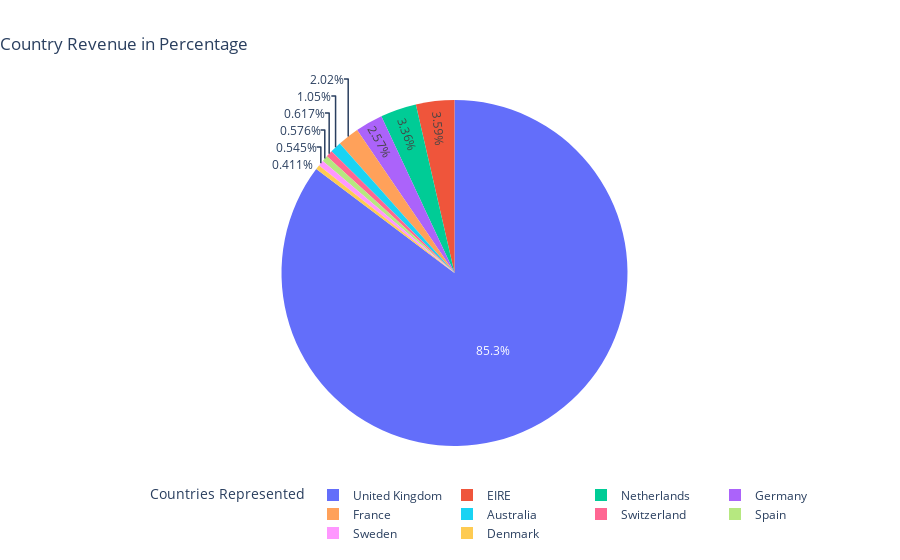

Notebook code cell kept with this figure:
### Code cell
pie_fig = px.pie(cntry_revenue_df.head(10), 
                 names="CountryCategory", 
                 values="Percentage", 
                 title="Country Revenue in Percentage", 
                 template= "plotly_white"
                )

pie_fig.update_layout(title_x=0, 
                      legend_title="Countries Represented", 
                      legend=dict(orientation="h")
                     )

pie_fig.show(config={'displaylogo': False})

### Figure 1 — Plotly figure (JSON) as saved in the notebook; plotly's stock layout.template omitted (floating-point values rounded to 4 significant figures)
{"data": [{"domain": {"x": [0, 1], "y": [0, 1]}, "hovertemplate": "CountryCategory=%{label}<br>Percentage=%{value}<extra></extra>", "labels": ["United Kingdom", "EIRE", "Netherlands", "Germany", "France", "Australia", "Switzerland", "Spain", "Sweden", "Denmark"], "legendgroup": "", "name": "", "showlegend": true, "type": "pie", "values": [82.91, 3.49, 3.27, 2.5, 1.96, 1.02, 0.6, 0.56, 0.53, 0.4]}], "layout": {"legend": {"orientation": "h", "title": {"text": "Countries Represented"}, "tracegroupgap": 0}, "title": {"text": "Country Revenue in Percentage", "x": 0}}}
